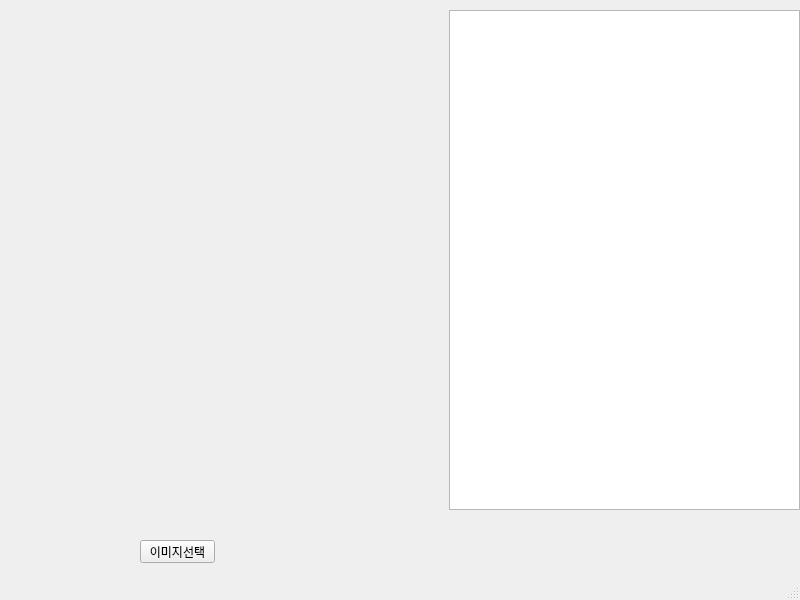
<?xml version="1.0" encoding="UTF-8"?>
<ui version="4.0">
 <class>MainWindow</class>
 <widget class="QMainWindow" name="MainWindow">
  <property name="geometry">
   <rect>
    <x>0</x>
    <y>0</y>
    <width>800</width>
    <height>600</height>
   </rect>
  </property>
  <property name="minimumSize">
   <size>
    <width>800</width>
    <height>600</height>
   </size>
  </property>
  <property name="maximumSize">
   <size>
    <width>800</width>
    <height>600</height>
   </size>
  </property>
  <property name="windowTitle">
   <string>OCR</string>
  </property>
  <widget class="QWidget" name="centralwidget">
   <widget class="QPushButton" name="btn_selectedIMG">
    <property name="geometry">
     <rect>
      <x>140</x>
      <y>540</y>
      <width>75</width>
      <height>23</height>
     </rect>
    </property>
    <property name="text">
     <string>이미지선택</string>
    </property>
   </widget>
   <widget class="QTextEdit" name="textEdit">
    <property name="geometry">
     <rect>
      <x>449</x>
      <y>10</y>
      <width>351</width>
      <height>500</height>
     </rect>
    </property>
   </widget>
   <widget class="QLabel" name="img_view">
    <property name="geometry">
     <rect>
      <x>10</x>
      <y>20</y>
      <width>400</width>
      <height>500</height>
     </rect>
    </property>
    <property name="text">
     <string/>
    </property>
   </widget>
  </widget>
  <widget class="QStatusBar" name="statusbar"/>
 </widget>
 <resources/>
 <connections/>
</ui>
